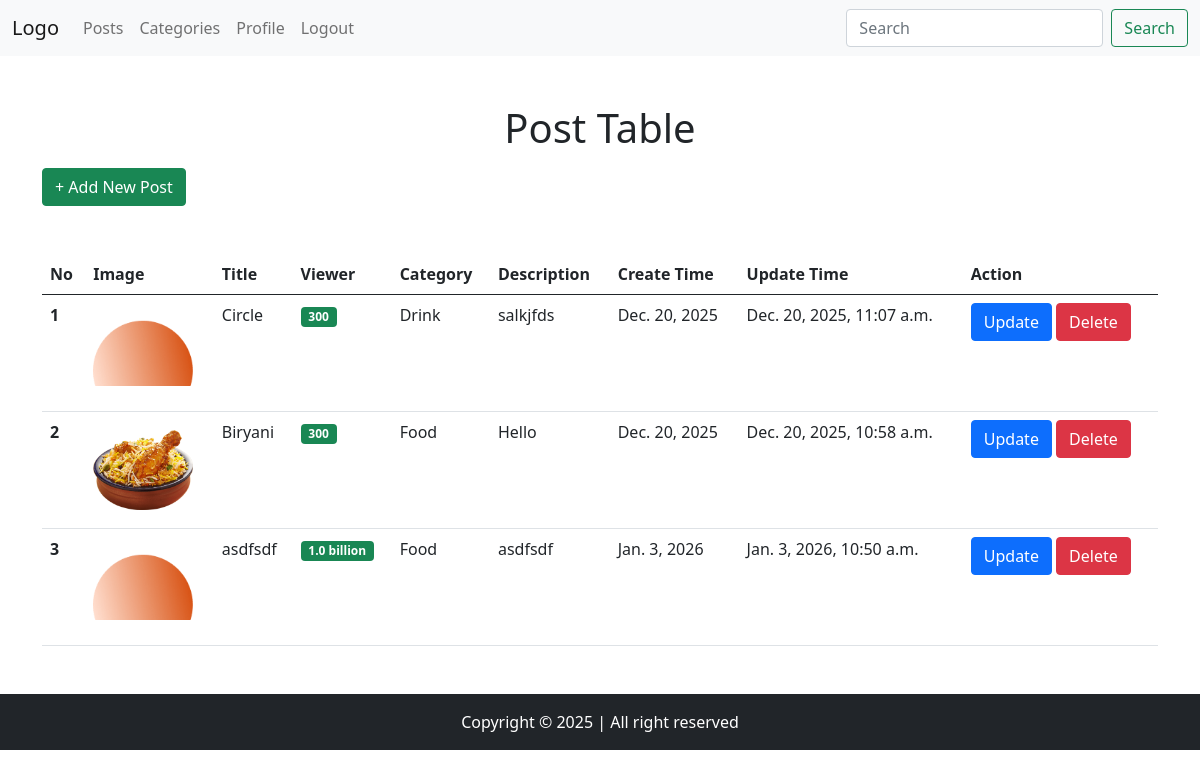
/post/list/ (signed in), run on the app's committed database.
### app/models.py (models this page shows)
class PostModel(models.Model):
    title = models.CharField(max_length=50)
    description = models.TextField()
    image = models.ImageField(null=True, upload_to="posts/")
    category = models.ForeignKey(CategoryModel, on_delete=models.CASCADE, null=True)
    viewer = models.IntegerField(default=0)
    created_at = models.DateTimeField(auto_now_add=True)
    updated_at = models.DateTimeField(auto_now=True)

class CategoryModel(models.Model):
    name = models.CharField(max_length=200)
    created_at = models.DateTimeField(auto_now_add=True)
    updated_at = models.DateTimeField(auto_now=True)

### app/views.py (the view)
# urls.py: path("post/list/", views.post_list),
def post_list(request):
    posts = PostModel.objects.all()
    context = {"posts": posts}
    return render(request, "post_list.html", context)

### templates/post_list.html (shortened to what this page needs)
{% extends 'components/base.html' %}
{% block body %}
{% load humanize %}
<h1 class="text-center mb-3">Post Table</h1>
<a href="/post/create/" class="btn btn-success">+ Add New Post</a>
<table class="table mt-5">
    <thead>
        <tr>
            <th scope="col">No</th>
            <th scope="col">Image</th>
            <th scope="col">Title</th>
            <th scope="col">Viewer</th>
            <th scope="col">Category</th>
            <th scope="col">Description</th>
            <th scope="col">Create Time</th>
            <th scope="col">Update Time</th>
            <th scope="col">Action</th>
        </tr>
    </thead>
    <tbody>
        {% for post in posts %}
        <tr>
            <th scope="row">{{ forloop.counter }}</th>
            <td>
                {% if post.image %}
                <img src="{{ post.image.url }}" style="width: 100px;height: 100px;object-fit: contain;">
                {% else %}
                <img src="" style="width: 100px;height: 100px;object-fit: contain;">
                {% endif %}
            </td>
            <td>{{ post.title }}</td>
            <td><span class="badge bg-success">{{ post.viewer|intword }}</span></td>
            <td>{{ post.category.name }}</td>
            <td>{{ post.description }}</td>
            <td>{{ post.created_at|naturalday }}</td>
            <td>{{ post.updated_at }}</td>
            <td>
                <a href="/post/update/{{ post.id }}/" class="btn btn-primary">Update</a>
                <a href="/post/delete/{{ post.id }}/" class="btn btn-danger">Delete</a>
            </td>
        </tr>
        {% endfor %}
    </tbody>
</table>
{% endblock %}

### data on the page
PostModel: image (picture), title "Circle", viewer "300", category.name "Drink", description "salkjfds", created_at "Dec. 20, 2025", updated_at "Dec. 20, 2025, 11:07 a.m."
PostModel: image (picture), title "Biryani", viewer "300", category.name "Food", description "Hello", created_at "Dec. 20, 2025", updated_at "Dec. 20, 2025, 10:58 a.m."
PostModel: image (picture), title "asdfsdf", viewer "1.0 billion", category.name "Food", description "asdfsdf", created_at "Jan. 3, 2026", updated_at "Jan. 3, 2026, 10:50 a.m."
